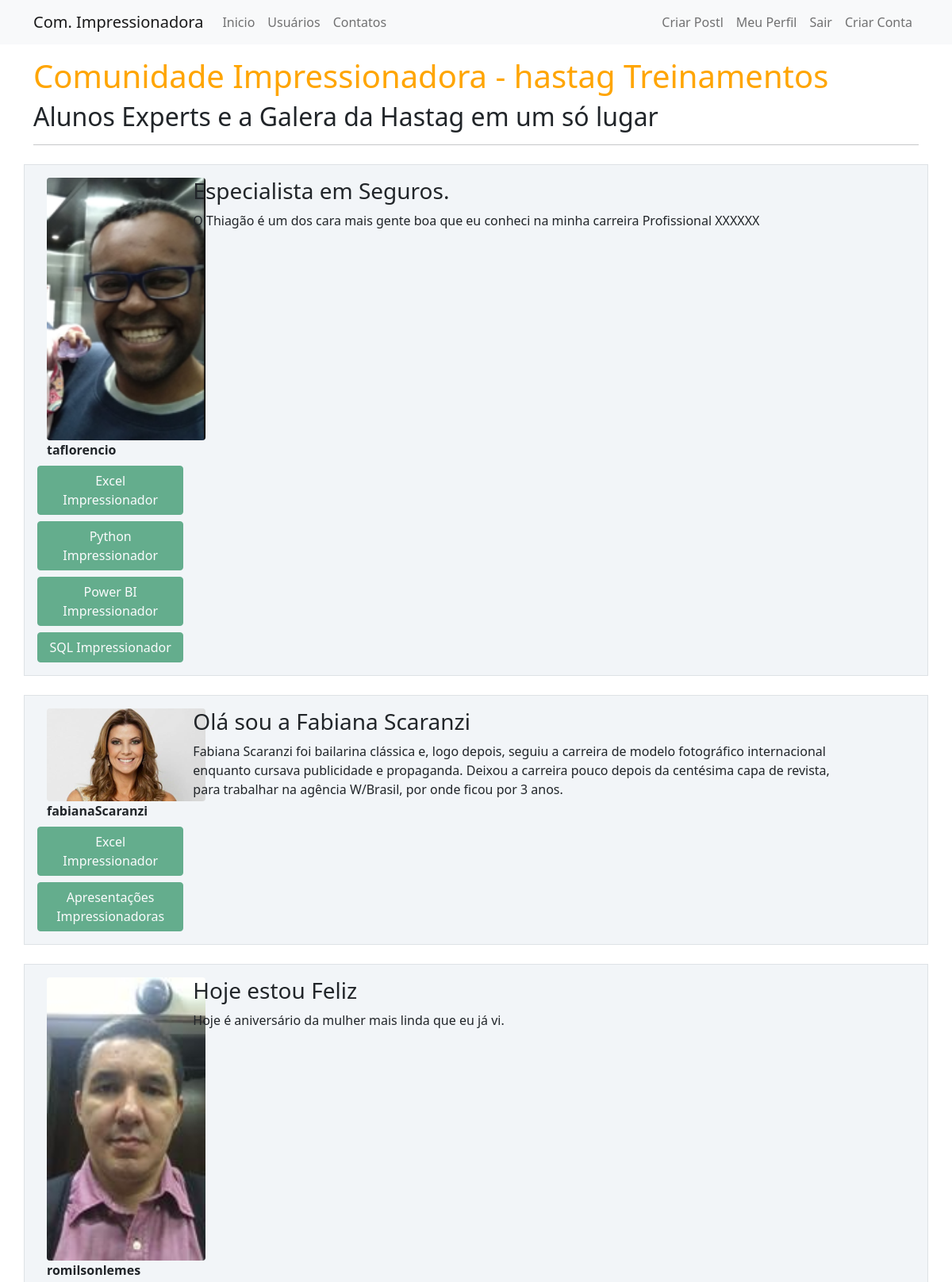
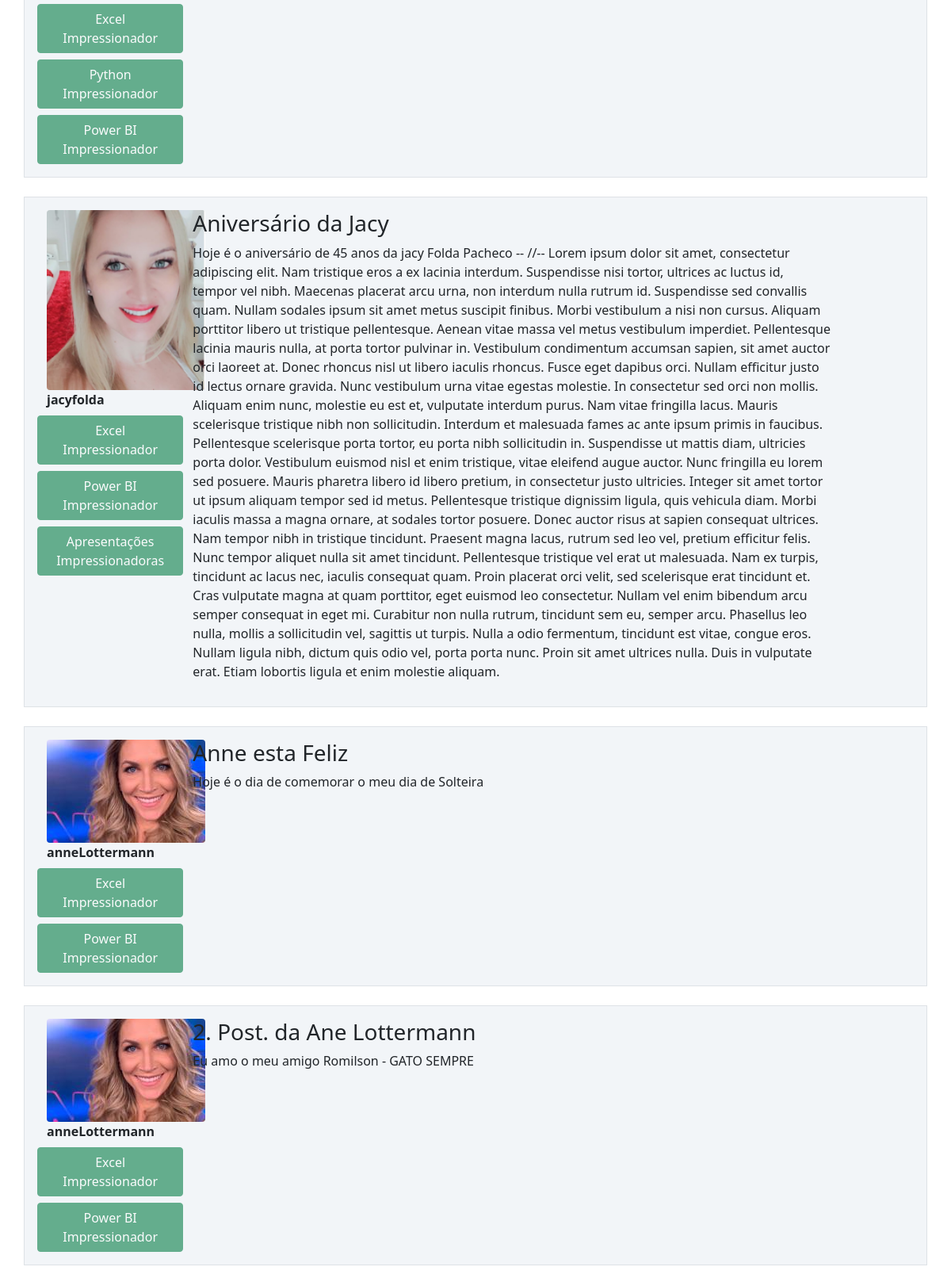
The page / (signed in, upper part) on the database its author committed (2 pictures, top to bottom).
### comunidadeimpressionadora/models.py (models this page shows)
class Post(database.Model):
    id = database.Column(database.Integer, primary_key=True)
    titulo = database.Column(database.String, nullable=False)
    corpo = database.Column(database.Text, nullable=False)
    data_criacao = database.Column(database.DateTime, nullable=False, default=datetime.utcnow)
    id_usuario = database.Column(database.Integer, database.ForeignKey('usuario.id'), nullable=False)

class Usuario(database.Model, UserMixin):
    id = database.Column(database.Integer, primary_key=True)
    username = database.Column(database.String, nullable=False)
    email = database.Column(database.String, nullable=False, unique=True)
    senha = database.Column(database.String, nullable=False)
    foto_perfil = database.Column(database.String, default='default.jpg')
    posts = database.relationship('Post', backref='autor', lazy=True)
    cursos = database.Column(database.String, nullable=False, default='Não Informado')

### comunidadeimpressionadora/routes.py (the view)
@app.route('/')
def home():
    posts = Post.query.order_by(Post.id.desc()) # ordernar os registros pela Ordem Decrente
    return render_template('home.html', posts=posts)

### comunidadeimpressionadora/models.py (called while the page is built)
@login_manager.user_loader
def load_usuario(id_usuario):
    return Usuario.query.get(int(id_usuario))

### comunidadeimpressionadora/templates/home.html
{% extends 'base.html' %}
{% block body %}
    <div class="container mt-3">
        <h1 style="color: orange">Comunidade Impressionadora - hastag Treinamentos</h1>
        <h2>Alunos Experts e a Galera da Hastag em um só lugar</h2>
        <hr>
        {% for post in posts %}
            <div class="row border mt-4 p-3 meupost">
                <div class="col col-2">
                    <div class="image pe-2"> <img src="{{  url_for('static', filename='fotos_perfil/{}'.format(post.autor.foto_perfil)) }}" class="rounded" width="200"> </div>
                    <strong>{{ post.autor.username }}</strong>
                      {% if 'Não Informado' not in post.autor.cursos %}
                              <div class="row justify-content-center">
                                  {% for curso in post.autor.cursos.split(';') %}
                                        <button type="button" class="btn btn-success mt-2" disabled>{{ curso }}</button>
                                  {% endfor %}
                              </div>
                      {% endif %}
                </div>
                <div class="col col-9">
                    <h3>{{ post.titulo }}</h3>
                    <p>{{ post.corpo }}</p>
                </div>
            </div>
        {% endfor %}
    </div>
{% endblock %}

### comunidadeimpressionadora/static/main.css (style rules this page uses)
.meupost { background: #f2f5f8 !important; }

### rows shown on the page
Post: foto_perfil (picture), autor.username "taflorencio", curso "Excel Impressionador" "Python Impressionador" "Power BI Impressionador" "SQL Impressionador", titulo "Especialista em Seguros.", corpo "O Thiagão é um dos cara mais gente boa que eu conheci na minha carreira Profissional XXXXXX"
Post: foto_perfil (picture), autor.username "fabianaScaranzi", curso "Excel Impressionador" "Apresentações Impressionadoras", titulo "Olá sou a Fabiana Scaranzi", corpo "Fabiana Scaranzi foi bailarina clássica e, logo depois, seguiu a carreira de modelo fotográfico internacional enquanto cursava publicidade e propaganda. Deixou a carreira pouco depois da centésima capa de revista, para trabalhar na agência W/Brasil, por onde ficou por 3 anos."
Post: foto_perfil (picture), autor.username "romilsonlemes", curso "Excel Impressionador" "Python Impressionador" "Power BI Impressionador", titulo "Hoje estou Feliz", corpo "Hoje é aniversário da mulher mais linda que eu já vi."
Post: foto_perfil (picture), autor.username "jacyfolda", curso "Excel Impressionador" "Power BI Impressionador" "Apresentações Impressionadoras", titulo "Aniversário da Jacy", corpo "Hoje é o aniversário de 45 anos da jacy Folda Pacheco -- //-- Lorem ipsum dolor sit amet, consectetur adipiscing elit. Nam tristique eros a ex lacinia interdum. Suspendisse nisi tortor, ultrices ac luctus id, tempor vel nibh. Maecenas placerat arcu urna, non interdum nulla rutrum id. Suspendisse sed convallis quam. Nullam sodales ipsum sit amet metus suscipit finibus. Morbi vestibulum a nisi non cursus. Aliquam porttitor libero ut tristique pellentesque. Aenean vitae massa vel metus vestibulum imperdiet. Pellentesque lacinia mauris nulla, at porta tortor pulvinar in. Vestibulum condimentum accumsan sapien, sit amet auctor orci laoreet at. Donec rhoncus nisl ut libero iaculis rhoncus. Fusce…"
Post: foto_perfil (picture), autor.username "anneLottermann", curso "Excel Impressionador" "Power BI Impressionador", titulo "Anne esta Feliz", corpo "Hoje é o dia de comemorar o meu dia de Solteira"
Post: foto_perfil (picture), autor.username "anneLottermann", curso "Excel Impressionador" "Power BI Impressionador", titulo "2. Post. da Ane Lottermann", corpo "Eu amo o meu amigo Romilson - GATO SEMPRE"
